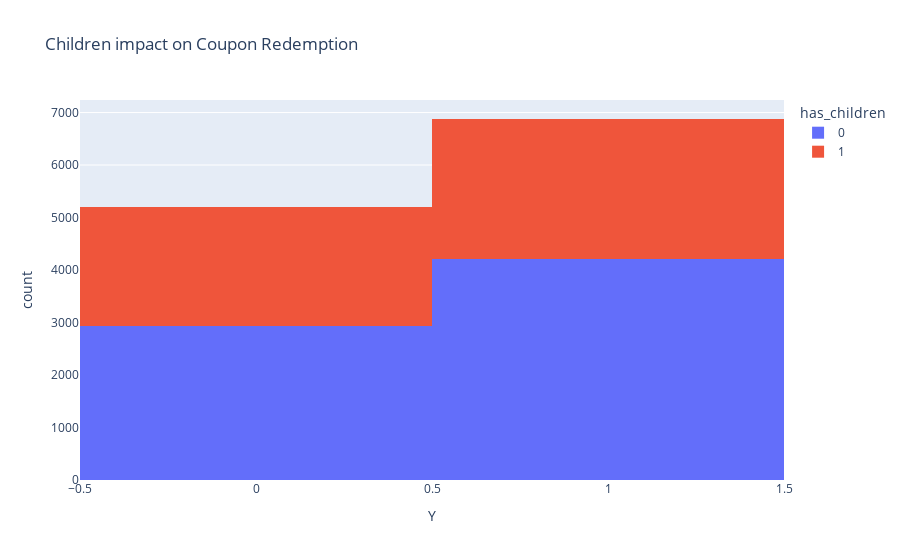

The cell this chart's notebook holds for it:
### Code cell
px.histogram(data_frame=data_clean, x='Y', color='has_children', title="Children impact on Coupon Redemption")
## -- Take aways
# Below plot tells us customers without children are more likely to redeeem the coupon.

### Figure 1 — Plotly figure (JSON) as saved in the notebook; plotly's stock layout.template omitted (floating-point values rounded to 4 significant figures; data arrays with more than 128 entries replaced by an {"elided": "..."} marker saying what was removed)
{"data": [{"alignmentgroup": "True", "bingroup": "x", "hovertemplate": "has_children=0<br>Y=%{x}<br>count=%{y}<extra></extra>", "legendgroup": "0", "marker": {"color": "#636efa", "pattern": {"shape": ""}}, "name": "0", "offsetgroup": "0", "orientation": "v", "showlegend": true, "type": "histogram", "x": {"elided": "7145 int values"}, "xaxis": "x", "yaxis": "y"}, {"alignmentgroup": "True", "bingroup": "x", "hovertemplate": "has_children=1<br>Y=%{x}<br>count=%{y}<extra></extra>", "legendgroup": "1", "marker": {"color": "#EF553B", "pattern": {"shape": ""}}, "name": "1", "offsetgroup": "1", "orientation": "v", "showlegend": true, "type": "histogram", "x": {"elided": "4934 int values"}, "xaxis": "x", "yaxis": "y"}], "layout": {"barmode": "relative", "legend": {"title": {"text": "has_children"}, "tracegroupgap": 0}, "title": {"text": "Children impact on Coupon Redemption"}, "xaxis": {"anchor": "y", "domain": [0, 1], "title": {"text": "Y"}}, "yaxis": {"anchor": "x", "domain": [0, 1], "title": {"text": "count"}}}}
